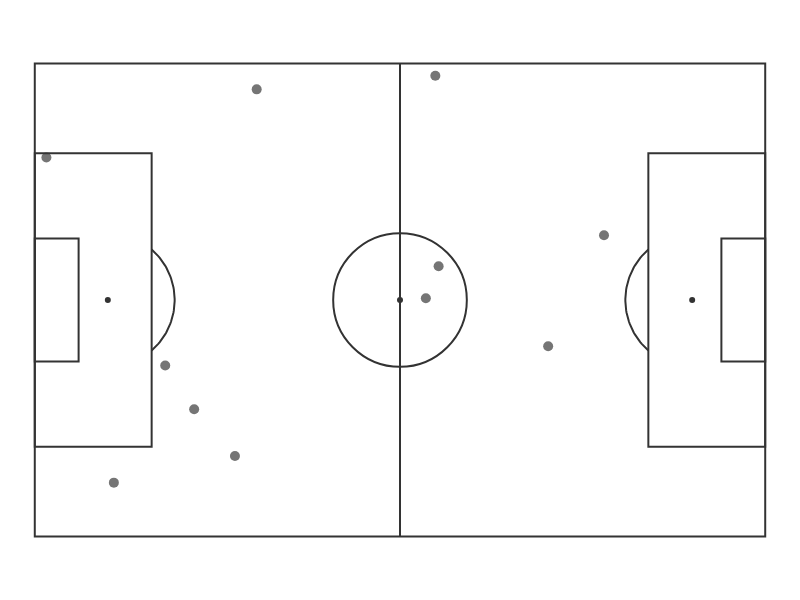

Here is the notebook cell this chart was saved with:
### Code cell
df = pd.DataFrame({
    'x': np.random.uniform(0, 100, 11),
    'y': np.random.uniform(0, 100, 11),
    'name': [f'Player {i+1}' for i in range(11)]
})

pitch = pb.viz.Pitch(width=800, height=600, theme="minimal", provider="wyscout")
pitch.plot_scatter(df, x='x', y='y', hover='name')
pitch.show()

### Figure 1 — Plotly figure (JSON) as saved in the notebook; plotly's stock layout.template omitted (floating-point values rounded to 4 significant figures)
{"data": [{"hoverinfo": "skip", "line": {"color": "#333333"}, "mode": "lines", "showlegend": false, "type": "scatter", "x": [16.8, 17.05, 17.29, 17.52, 17.75, 17.96, 18.17, 18.37, 18.56, 18.73, 18.9, 19.06, 19.21, 19.34, 19.47, 19.58, 19.69, 19.78, 19.86, 19.93, 19.99, 20.04, 20.07, 20.09, 20.11, 20.11, 20.09, 20.07, 20.04, 19.99, 19.93, 19.86, 19.78, 19.69, 19.58, 19.47, 19.34, 19.21, 19.06, 18.9, 18.73, 18.56, 18.37, 18.17, 17.96, 17.75, 17.52, 17.29, 17.05, 16.8], "y": [26.75, 26.97, 27.2, 27.45, 27.69, 27.95, 28.22, 28.49, 28.77, 29.05, 29.34, 29.64, 29.94, 30.24, 30.56, 30.87, 31.19, 31.51, 31.84, 32.17, 32.5, 32.83, 33.16, 33.5, 33.83, 34.17, 34.5, 34.84, 35.17, 35.5, 35.83, 36.16, 36.49, 36.81, 37.13, 37.44, 37.76, 38.06, 38.36, 38.66, 38.95, 39.23, 39.51, 39.78, 40.05, 40.31, 40.55, 40.8, 41.03, 41.25]}, {"hoverinfo": "skip", "line": {"color": "#333333"}, "mode": "lines", "showlegend": false, "type": "scatter", "x": [88.2, 87.95, 87.71, 87.48, 87.25, 87.04, 86.83, 86.63, 86.44, 86.27, 86.1, 85.94, 85.79, 85.66, 85.53, 85.42, 85.31, 85.22, 85.14, 85.07, 85.01, 84.96, 84.93, 84.91, 84.89, 84.89, 84.91, 84.93, 84.96, 85.01, 85.07, 85.14, 85.22, 85.31, 85.42, 85.53, 85.66, 85.79, 85.94, 86.1, 86.27, 86.44, 86.63, 86.83, 87.04, 87.25, 87.48, 87.71, 87.95, 88.2], "y": [41.25, 41.03, 40.8, 40.55, 40.31, 40.05, 39.78, 39.51, 39.23, 38.95, 38.66, 38.36, 38.06, 37.76, 37.44, 37.13, 36.81, 36.49, 36.16, 35.83, 35.5, 35.17, 34.84, 34.5, 34.17, 33.83, 33.5, 33.16, 32.83, 32.5, 32.17, 31.84, 31.51, 31.19, 30.87, 30.56, 30.24, 29.94, 29.64, 29.34, 29.05, 28.77, 28.49, 28.22, 27.95, 27.69, 27.45, 27.2, 26.97, 26.75]}, {"hoverinfo": "skip", "marker": {"color": "#333333", "size": 6}, "mode": "markers", "showlegend": false, "type": "scatter", "x": [10.5], "y": [34]}, {"hoverinfo": "skip", "marker": {"color": "#333333", "size": 6}, "mode": "markers", "showlegend": false, "type": "scatter", "x": [94.5], "y": [34]}, {"hoverinfo": "skip", "marker": {"color": "#333333", "size": 6}, "mode": "markers", "showlegend": false, "type": "scatter", "x": [52.5], "y": [34]}, {"hoverinfo": "text", "hovertext": ["Player 1 (54.8, 2.6)", "Player 2 (55.3, 42.9)", "Player 3 (1.6, 19.9)", "Player 4 (70.3, 59.8)", "Player 5 (21.8, 73.1)", "Player 6 (53.5, 49.6)", "Player 7 (30.4, 5.5)", "Player 8 (10.8, 88.6)", "Player 9 (77.9, 36.3)", "Player 10 (27.4, 83.0)", "Player 11 (17.9, 63.8)"], "marker": {"color": "#757575", "size": 10}, "mode": "markers", "showlegend": false, "type": "scatter", "x": [57.58, 58.05, 1.668, 73.8, 22.91, 56.22, 31.9, 11.37, 81.83, 28.78, 18.75], "y": [66.24, 38.86, 54.48, 27.34, 18.31, 34.25, 64.28, 7.748, 43.32, 11.58, 24.58]}], "layout": {"font": {"color": "#333333", "family": "Helvetica Neue, Arial, sans-serif"}, "height": 600, "margin": {"b": 0, "l": 0, "r": 0, "t": 0}, "paper_bgcolor": "#ffffff", "plot_bgcolor": "#ffffff", "shapes": [{"line": {"color": "#333333"}, "type": "rect", "x0": 0, "x1": 105, "y0": 0, "y1": 68}, {"line": {"color": "#333333"}, "type": "rect", "x0": 52.5, "x1": 52.5, "y0": 68, "y1": 0}, {"line": {"color": "#333333"}, "type": "rect", "x0": 0, "x1": 16.8, "y0": 12.92, "y1": 55.08}, {"line": {"color": "#333333"}, "type": "rect", "x0": 88.2, "x1": 105, "y0": 55.08, "y1": 12.92}, {"line": {"color": "#333333"}, "type": "rect", "x0": 0, "x1": 6.3, "y0": 25.16, "y1": 42.84}, {"line": {"color": "#333333"}, "type": "rect", "x0": 98.7, "x1": 105, "y0": 42.84, "y1": 25.16}, {"line": {"color": "#333333"}, "type": "circle", "x0": 42.89, "x1": 62.11, "y0": 24.39, "y1": 43.61}], "showlegend": false, "title": {"font": {"color": "#333333", "family": "Helvetica Neue, Arial, sans-serif"}}, "width": 800, "xaxis": {"constrain": "domain", "fixedrange": true, "range": [-5, 110], "scaleanchor": "y", "showgrid": false, "showticklabels": false, "visible": false, "zeroline": false}, "yaxis": {"constrain": "domain", "fixedrange": true, "range": [-5, 73], "showgrid": false, "showticklabels": false, "visible": false, "zeroline": false}}}
